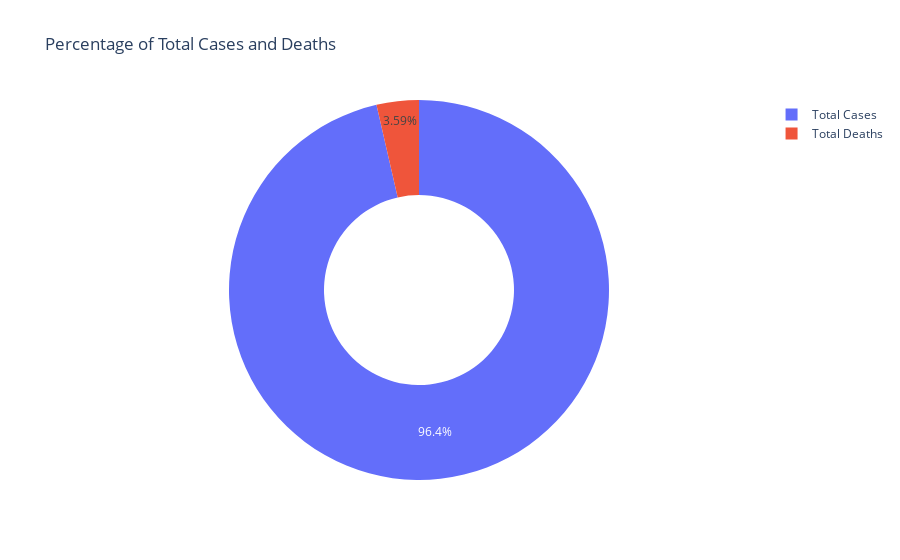

Write notebook code for a chart like this one.
### Code cell
labels = ["Total Cases", "Total Deaths"]
values = data[["Total Cases", "Total Deaths"]].sum()

fig = px.pie(values=values, names=labels, 
             title='Percentage of Total Cases and Deaths', hole=0.5)
fig.show()

### Figure 1 — Plotly figure (JSON) as saved in the notebook; plotly's stock layout.template omitted (floating-point values rounded to 4 significant figures)
{"data": [{"domain": {"x": [0, 1], "y": [0, 1]}, "hole": 0.5, "hovertemplate": "label=%{label}<br>value=%{value}<extra></extra>", "labels": ["Total Cases", "Total Deaths"], "legendgroup": "", "name": "", "showlegend": true, "type": "pie", "values": [3133760956, 116851104]}], "layout": {"legend": {"tracegroupgap": 0}, "title": {"text": "Percentage of Total Cases and Deaths"}}}
